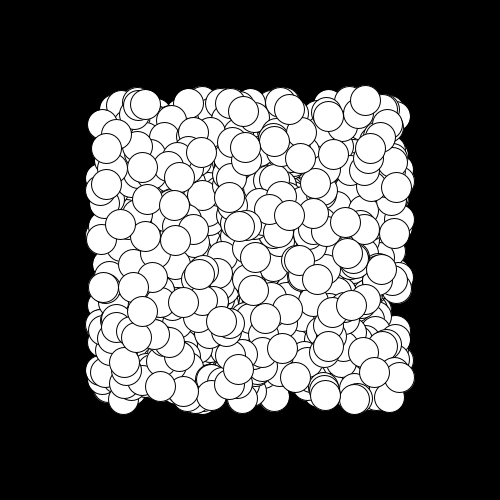
Frame 1 (no input)
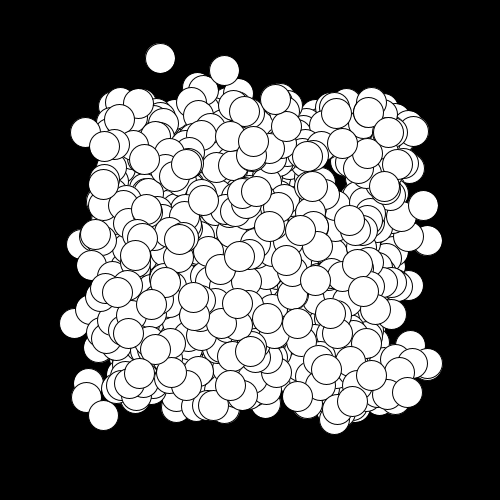
Frame 60 (the mouse pressed at the canvas centre just before this capture)
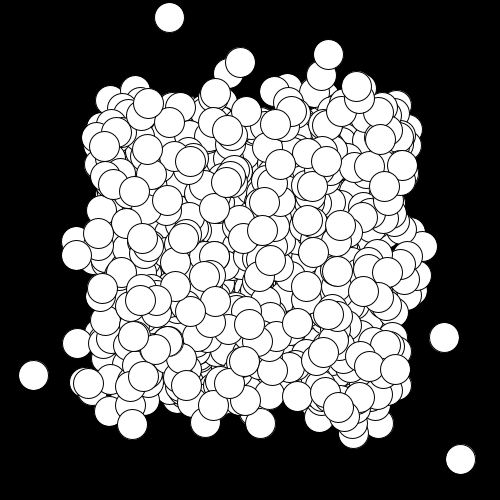
Frame 120 (the mouse held since frame 60 and released just before this capture)

The Processing sketch that drew these frames (run headless with seeded random() and noise(); from frame 60 on, the mouse is pressed at the canvas centre):

// Processing sketch: Codigo
// ── Codigo.pde
//Colisiones como si fuera mesa de billar  

Billar [] bola;
int numbolas =1000;

void setup(){
  size(500,500);
  bola = new Billar[numbolas];
  for (int i=0;i<numbolas;i++){
    bola[i]=new Billar();
  }
  
}

void draw(){
  background(0);
  for(int i=0;i<numbolas;i++) bola[i].mover();
  
  for(int i=0;i<numbolas;i++){
    for(int j=i+1;j<numbolas;j++){
      colisionBolas(bola[i],bola[j]);
    }
  }
}


void colisionBolas(Billar bola1, Billar bola2){
  if (dist(bola1.x,bola1.y,bola2.x,bola2.y)<bola1.d/2+bola2.d/2){
    bola1.spdx*=-1;
    bola1.spdy*=-1;
    bola2.spdx*=-1;
    bola2.spdy*=-1;
  }
}

// ── Billar.pde
class Billar{
  float x,y,d;
  float spdx, spdy;
  float friccion;
  
  Billar(){
    d=30;
    x=random(100,400);
    y=random(100,400);
    spdx=random(-3,3);
    spdy=random(-3,3);
    friccion = 1;
    print("x=",x,"\ny=",y,"\nspdx=",spdx,"\nspdy=",spdy);
  }
  
  void mover(){
    circle(x,y,d);
    x+=spdx/friccion;
    y+=spdy/friccion;
    if(x>=width-d/2 || x<= d/2){
      spdx*=-1;
    }
    if(y>=height-d/2 || y<= d/2){
      spdy*=-1;
    }
    //friccion+=0.01;
    
  }
  
  
  
}
